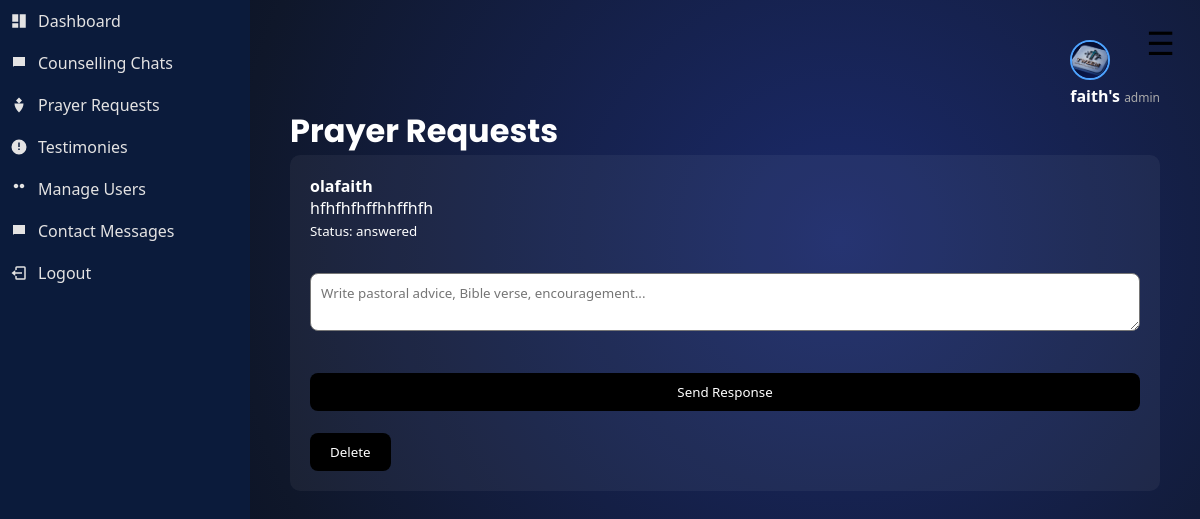
The page /admin/prayers (signed in) on the database as committed earlier.
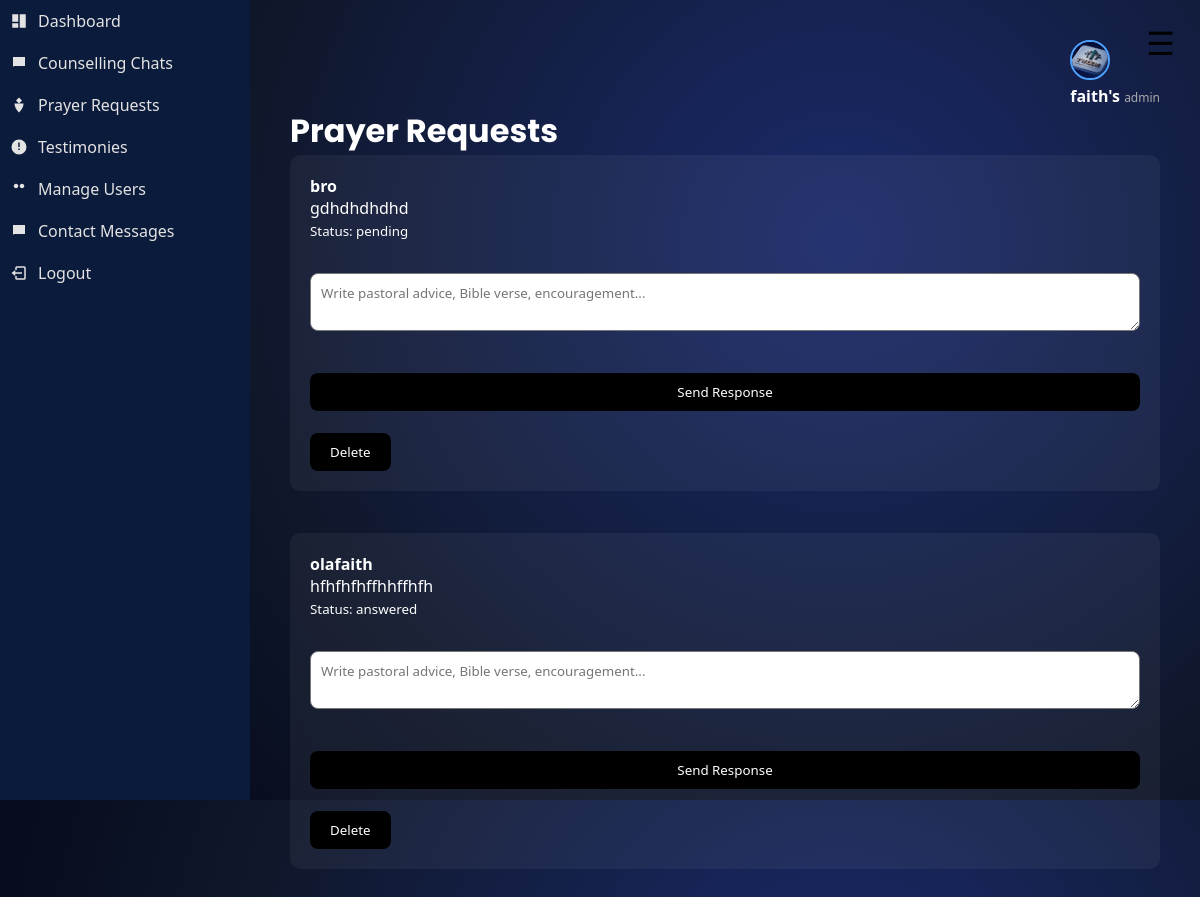
The same page on the database as committed later.
### tables this page shows
CREATE TABLE prayer_requests (
            id INTEGER PRIMARY KEY AUTOINCREMENT,
            user_id INTEGER,
            type TEXT,
            content TEXT,
            visibility TEXT,
            created_at TIMESTAMP DEFAULT CURRENT_TIMESTAMP, username TEXT, Request TEXT, response TEXT, status TEXT DEFAULT 'pending',
            FOREIGN KEY(user_id) REFERENCES users(id)
        );

### app.py (the view, shortened to what this page needs)
@app.route("/admin/prayers", methods=["GET", "POST"])
def admin_prayers():
    if session.get("role") != "admin":
        return "Access denied"
    conn = sqlite3.connect("database.db")
    conn.row_factory = sqlite3.Row
    cursor = conn.cursor()
    cursor.execute("SELECT * FROM prayer_requests ORDER BY id DESC")
    prayers = cursor.fetchall()
    conn.close()
    return render_template("admin_prayers.html", prayers=prayers)

### app.py (called while the page is built)
@app.context_processor
def inject_user():
    if "user_id" in session:
        conn = sqlite3.connect("database.db")
        conn.row_factory = sqlite3.Row
        cursor = conn.cursor()
        cursor.execute("SELECT * FROM users WHERE id=?", (session["user_id"],))
        user = cursor.fetchone()
        conn.close()
        return dict(user=user)
    return dict(user=None)

### templates/admin_prayers.html (shortened to what this page needs)
{% extends "layout.html" %}
{% block content %}
<h1>Prayer Requests</h1>
{% for prayer in prayers %}
<div class="bible-card">
<p><strong>{{ prayer.username }}</strong></p>
<p>{{ prayer.request }}</p>
<small>Status: {{ prayer.status }}</small>
<br><br>
<form method="POST">
<textarea name="response" placeholder="Write pastoral advice, Bible verse, encouragement..."></textarea>
<br>
<button type="submit">Send Response</button>
</form>
<br>
<a href="/admin/delete_prayer/{{ prayer.id }}">
<button>Delete</button>
</a>
</div>
<br>
{% endfor %}
{% endblock %}

Rows that differ between the two databases and show on the page:
added prayer_requests: username "bro", request "gdhdhdhdhd", status "pending"
